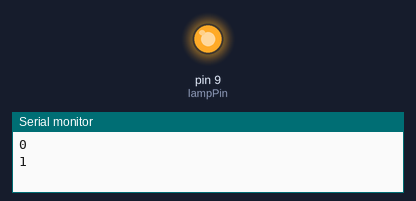
A sketch run on a simulated Arduino Uno, built with avr-gcc and run on an emulated ATmega328P. Shown: output pins drawn as LEDs (lit = HIGH), the last lines printed to the serial monitor.

Above: at 5.0 s.
At 15.0 s:
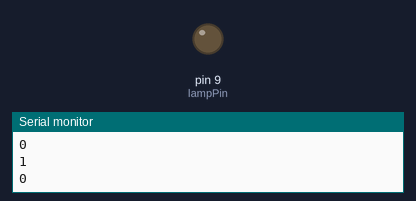
Timing chart, 0 to 26.0 s (numbered marks = the images above):
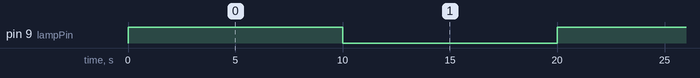

The sketch:

LS_humidity_program_scrub.ino
```cpp
int additional_stabilization = 0;
unsigned long time_hours = 10000; // 1 hour in milliseconds = 3600000 #removed one zero
int lampPin = 9;

void setup() {
  pinMode(lampPin, OUTPUT);
  Serial.begin(9600);
  digitalWrite(lampPin, LOW);
  Serial.println(0);
  delay(additional_stabilization * time_hours);
}

void loop() {
  digitalWrite(lampPin, HIGH);
  Serial.println(1);
  delay(time_hours);
  digitalWrite(lampPin, LOW);
  Serial.println(0);
  delay(time_hours);
}
```

Measured:
- by itself, pin 9 (lampPin): alternates HIGH for 10.0 s and LOW for 10.0 s
